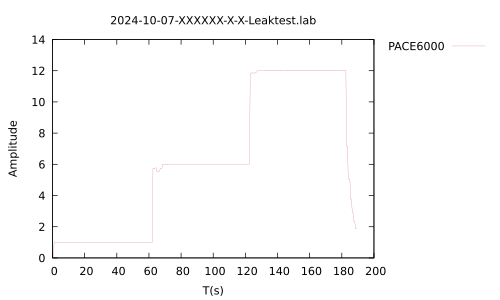

The gnuplot source for this figure:
set terminal pdf
set encoding utf8
set output "2024-10-07-XXXXXX-X-X-Leaktest.pdf"
set encoding utf8
#set xrange [0.0:600.0]
#set yrange [0.0:20.0]
set key outside
set style line 1 linecolor rgb '#DB7093' linewidth 0.1
set title "2024-10-07-XXXXXX-X-X-Leaktest.lab"
set xlabel "T(s)"
set ylabel "Amplitude"
plot "2024-10-07-XXXXXX-X-X-Leaktest.lab" every ::1 using 1:2 w l linestyle 1 title "PACE6000"
